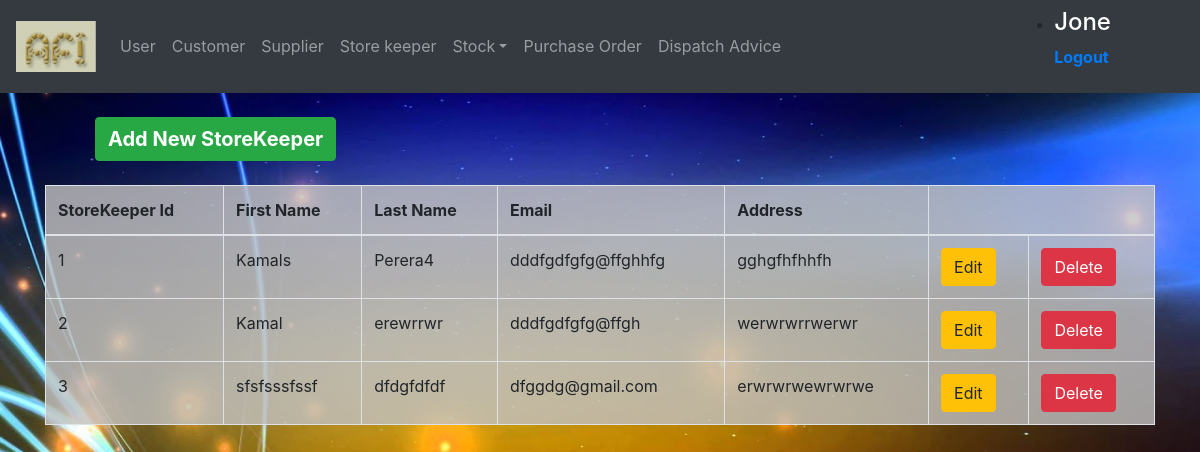
/storeKeeper/home.php (signed in), run on the app's committed database.
### tables this page shows
CREATE TABLE `storekeepers` (
  `skId` varchar(10) NOT NULL,
  `firstname` varchar(100) NOT NULL,
  `lastname` varchar(100) NOT NULL,
  `email` varchar(100) NOT NULL,
  `address` varchar(500) NOT NULL
);

### storeKeeper/home.php (the view, shortened to what this page needs)
<?php
  include '../login/dbconnection.php';
  $sql = "SELECT * FROM storekeepers";
  $result = $conn->query($sql);
?>
<!DOCTYPE html>
<html lang="en">
<head>
  <link rel="stylesheet" href="../css/bootstrap.min.css">
  <link rel="stylesheet" type="text/css" href="../css/storekeeper.css">
</head>
<body>
  <header><?php include '../login/nav.php'?></header>
  <div class="container">
    <br>
    <a href="insert.php" class="btn btn-success" id="Butt">Add New StoreKeeper</a>
    <br><br>
    <table class="table table-bordered">
      <thead>
        <tr>
          <th>StoreKeeper Id</th>
          <th>First Name</th>
          <th>Last Name</th>
          <th>Email</th>
          <th>Address</th>
          <th colspan="2"></th>
        </tr>
      </thead>
      <tbody>
        <?php
          if($result->num_rows > 0){
            while ($row = $result->fetch_assoc()) {
        ?>
              <tr>
                <td><?php echo $row['skId'];?></td>
                <td><?php echo $row['firstname'];?></td>
                <td><?php echo $row['lastname'];?></td>
                <td><?php echo $row['email'];?></td>
                <td><?php echo $row['address'];?></td>
                <td><a href="edit.php?id=<?=$row['skId'];?>" class="btn btn-warning">Edit</a></td>
                <td><a href="delete.php?id=<?=$row['skId'];?>" class="btn btn-danger">Delete</a></td>
              </tr>
              <?php
            }
          }
          else{
            echo "0 results";
          }
        ?>
      </tbody>
    </table>
  </div>
</body>
</html>

### css/storeKeeper.css (style rules this page uses)
body { background: url(../images/sk_bg.jpg); background-size: cover; background-position: top; }
#Butt { font-size: 20px; font-weight: bold; margin-left: 50px; }
table { background: rgba(194,193,193,0.8); }

### data on the page
storekeepers: skId "1", firstname "Kamals", lastname "Perera4", email "dddfgdfgfg@ffghhfg", address "gghgfhfhhfh"
storekeepers: skId "2", firstname "Kamal", lastname "erewrrwr", email "dddfgdfgfg@ffgh", address "werwrwrrwerwr"
storekeepers: skId "3", firstname "sfsfsssfssf", lastname "dfdgfdfdf", email "dfggdg@gmail.com", address "erwrwrwewrwrwe"

### other printed values
$_SESSION['username'] "Jone"
